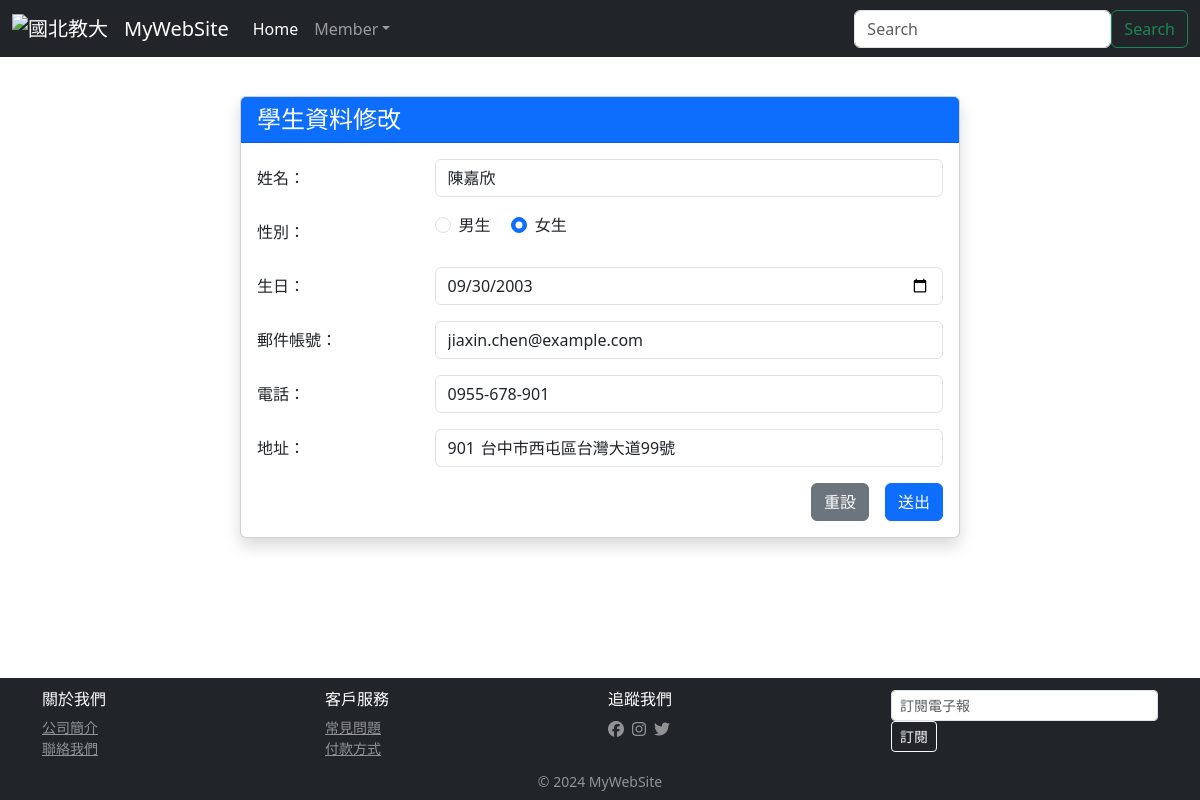
The app's page /students/edit/4/ with its own data.
### students/models.py (models this page shows, shortened)
class Student(models.Model):
    stdName = models.CharField(max_length=20, null=False)
    stdSex = models.CharField(max_length=2,default='M',null=False)
    stdBirth = models.DateField(null=False)
    stdEmail = models.EmailField(max_length=100,blank=True,default="")
    stdPhone = models.CharField(max_length=50,blank=True,default="")
    stdAddr=models.CharField(max_length=255,blank=True,default="")

### students/views.py (the view)
# urls.py: path('students/edit/<int:id>/', stdViews.edit),
def edit(request, id=None, mode=None):
    if mode == "edit":   #從 edit.html 的form表單的action是 /edit/{{unit.id}}/edit
        unit = Student.objects.get(id=id)
        unit.stdName = request.GET["stdName"]
        unit.stdSex = request.GET["stdSex"]
        unit.stdBirth = request.GET["stdBirth"]
        unit.stdEmail = request.GET["stdEmail"]
        unit.stdPhone = request.GET["stdPhone"]
        unit.stdAddr = request.GET["stdAddr"]
        unit.save()
        message = "資料修改成功"
        return redirect("/students/index/")
    else: #從網址列傳過來的
        try:
            unit=Student.objects.get(id=id)
            strdate = str(unit.stdBirth)
            strdate2 = strdate.replace("年","-")
            strdate2 = strdate.replace("月","-")
            strdate2 = strdate.replace("日","-")
            unit.stdBirth = strdate2
        except:
            message="這個id不存在，讀取錯誤!"
    return render(request, "students/edit.html", locals())

### templates/students/edit.html (shortened to what this page needs)
{% extends "base.html" %}
{% block content %}
<div class="container py-4">
    <div class="row justify-content-center">
        <div class="col-md-8">
            <div class="card shadow">
                <div class="card-header bg-primary text-white">
                    <h4 class="mb-0">學生資料修改</h4>
                </div>
                <div class="card-body">
                    <form action="/students/edit/{{ unit.id }}/edit" method="GET" name="form1" class="needs-validation" novalidate>
                        <div class="mb-3 row">
                            <label for="stdName" class="col-sm-3 col-form-label">姓名：</label>
                            <div class="col-sm-9">
                                <input type="text" class="form-control" id="stdName" name="stdName" value="{{ unit.stdName }}" required>
                            </div>
                        </div>
                        <div class="mb-3 row">
                            <label class="col-sm-3 col-form-label">性別：</label>
                            <div class="col-sm-9">
                                <div class="form-check form-check-inline">
                                    <input class="form-check-input" type="radio" id="stdSex1" name="stdSex" value="M" {% if unit.stdSex == "M" %}checked{% endif %}>
                                    <label class="form-check-label" for="stdSex1">男生</label>
                                </div>
                                <div class="form-check form-check-inline">
                                    <input class="form-check-input" type="radio" id="stdSex2" name="stdSex" value="F" {% if unit.stdSex == "F" %}checked{% endif %}>
                                    <label class="form-check-label" for="stdSex2">女生</label>
                                </div>
                            </div>
                        </div>
                        <div class="mb-3 row">
                            <label for="stdBirth" class="col-sm-3 col-form-label">生日：</label>
                            <div class="col-sm-9">
                                <input type="date" class="form-control" id="stdBirth" name="stdBirth" value="{{ unit.stdBirth }}" required>
                            </div>
                        </div>
                        <div class="mb-3 row">
                            <label for="stdEmail" class="col-sm-3 col-form-label">郵件帳號：</label>
                            <div class="col-sm-9">
                                <input type="email" class="form-control" id="stdEmail" name="stdEmail" value="{{ unit.stdEmail }}" required>
                            </div>
                        </div>
                        <div class="mb-3 row">
                            <label for="stdPhone" class="col-sm-3 col-form-label">電話：</label>
                            <div class="col-sm-9">
                                <input type="tel" class="form-control" id="stdPhone" name="stdPhone" value="{{ unit.stdPhone }}" required>
                            </div>
                        </div>
                        <div class="mb-3 row">
                            <label for="stdAddr" class="col-sm-3 col-form-label">地址：</label>
                            <div class="col-sm-9">
                                <input type="text" class="form-control" id="stdAddr" name="stdAddr" value="{{ unit.stdAddr }}" required>
                            </div>
                        </div>
                        <div class="d-grid gap-2 d-md-flex justify-content-md-end">
                            <button type="reset" class="btn btn-secondary me-md-2">重設</button>
                            <button type="submit" class="btn btn-primary">送出</button>
                        </div>
                    </form>
                </div>
            </div>
        </div>
    </div>
</div>
{% endblock %}

### static/css/style.css (style rules this page uses)
html, body { margin: 0; padding: 0; height: 100%; border: none; }
body { margin-left: 0px; margin-top: 0px; margin-right: 0px; margin-bottom: 0px; background-image: url(images/bg.gif); }
form { margin: 0px; }

### records on screen
Student: stdName "陳嘉欣", stdSex "☐ 男生", stdSex "☑ 女生", stdBirth "09/30/2003", stdEmail "jiaxin.chen@example.com", stdPhone "0955-678-901", stdAddr "901 台中市西屯區台灣大道99號"
